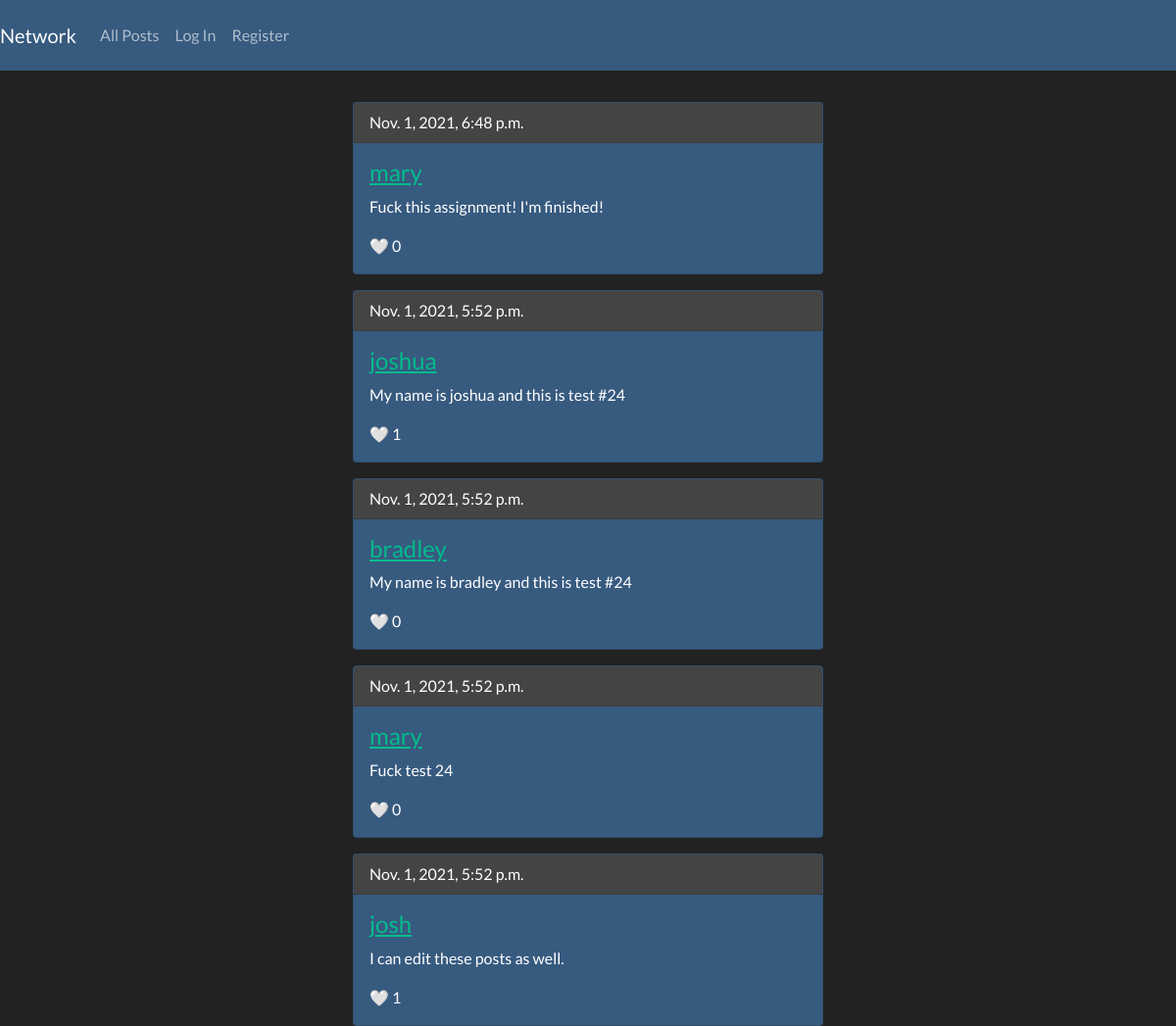
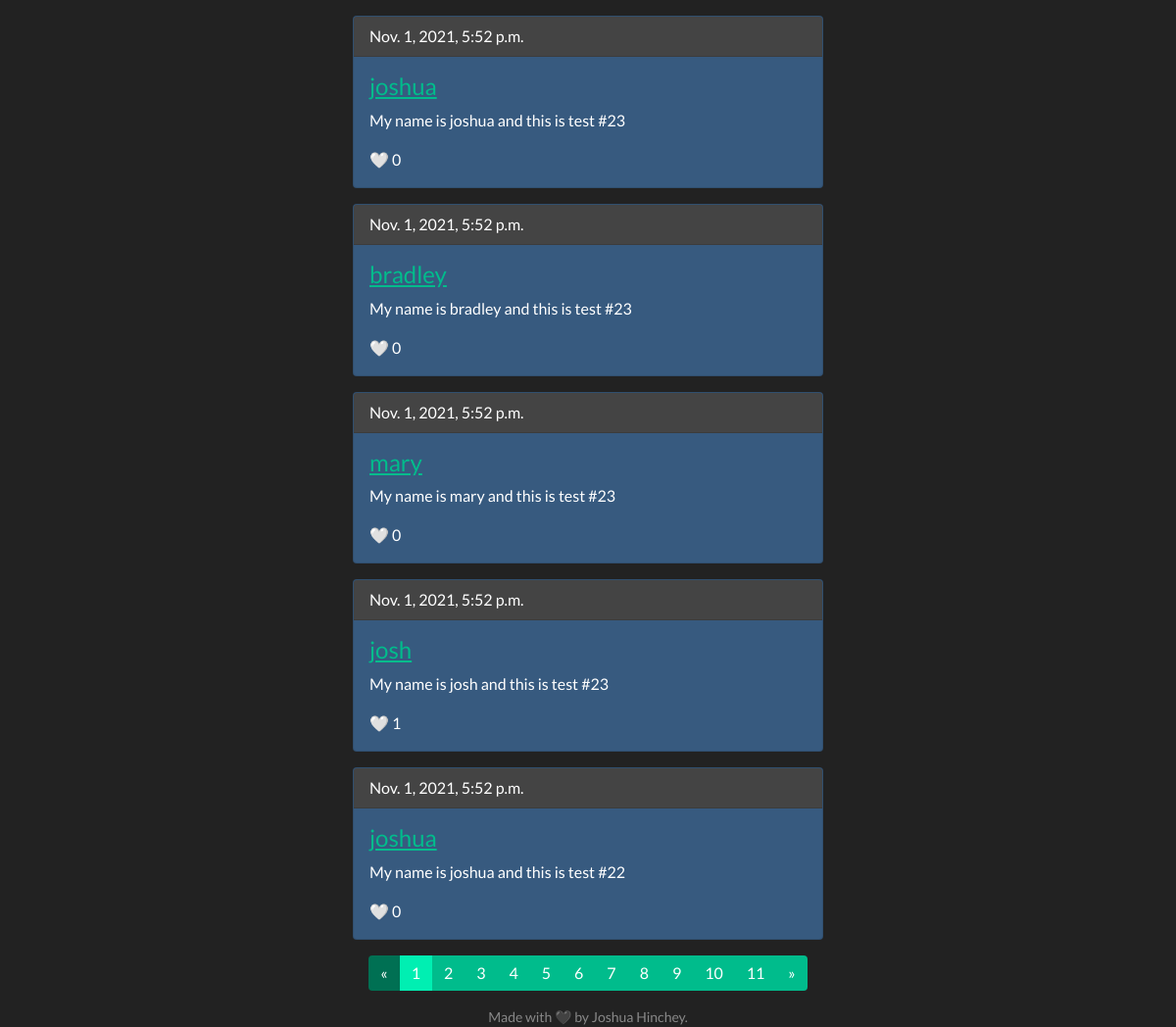
The page / on the database its author committed (2 pictures, top to bottom).
### network/models.py (models this page shows, shortened)
class Post(models.Model):
    user = models.ForeignKey(User, on_delete=CASCADE)
    body = models.TextField(max_length=200, null=False)
    likes = models.ManyToManyField(User, related_name='likes', blank=True)
    timestamp = models.DateTimeField(default=timezone.now)
    def total_likes(self):
        return self.likes.count()

class User(AbstractUser):
    following = models.ManyToManyField("self", related_name='follows', blank=True, symmetrical=False)

### network/views.py (the view)
# urls.py: path("", views.index, name="index"),
def index(request):
    posts = Post.objects.order_by('-timestamp')
    paginator = Paginator(posts, 10)
    page_number = request.GET.get('page')
    page_obj = paginator.get_page(page_number)
    return render(request, "network/index.html", {
        'page_obj': page_obj
    })

### network/templates/network/index.html (shortened to what this page needs)
{% extends "network/layout.html" %}
{% load static %}
{% block body %}
<div class="container-lg">
  {% for post in page_obj %}
    <div class="card text-white mb-3" style="max-width: 30rem; background-color: #375a7f;">
        <div class="card-header">{{ post.timestamp }}</div>
        <div class="card-body">
            <h4 class="card-title"><a href="{% url 'profile' post.user %}">{{ post.user }}</a></h4>
            <p class="card-text" id="post{{ post.id }}body">{{ post.body }}</p>
            {% if user in post.likes.all %}
            <span id="likeSection{{post.id}}"><p class="card-text like" onclick="unlike({{post.id}})">&#129293; {{post.total_likes}}</p></span>
            {% else %}
              <span id="likeSection{{post.id}}"><p class="card-text like" onclick="like({{post.id}})">&#129293; {{post.total_likes}}</p></span>
            {% endif %}
        </div>
    </div>
  {% endfor %}
  <ul class="pagination justify-content-center">
    {% if page_obj.has_previous %}
      <li class="page-item"><a class="page-link" href="?page={{ page_obj.previous_page_number }}">&laquo;</a></li>
    {% else %}
      <li class="page-item disabled"><a class="page-link" href="#">&laquo;</a></li>
    {% endif %}
    {% for i in page_obj.paginator.page_range %}
      {% if page_obj.number == i %}
        <li class="page-item active"><span class="page-link">{{ i }}</span></li>
      {% else %}
        <li class="page-item"><a class="page-link" href="?page={{ i }}">{{ i }}</a></li>
      {% endif %}
    {% endfor %}
    {% if page_obj.has_next %}
      <li class="page-item"><a class="page-link" href="?page={{ page_obj.next_page_number }}">&raquo;</a></li>
    {% else %}
      <li class="page-item disabled"><span class="page-link">&raquo;</span></li>
    {% endif %}
  </ul>
</div>
{% endblock %}

### network/templates/network/layout.html (shortened to what this page needs)
{% load static %}
<!DOCTYPE html>
<html lang="en">
    <head>
        <link href="https://cdn.jsdelivr.net/npm/bootstrap@5.0.2/dist/css/bootstrap.min.css" rel="stylesheet">
        <link rel="stylesheet" href="{% static 'network/bootstrap.min.css' %}">
        <link href="{% static 'network/styles.css' %}" rel="stylesheet">
    </head>
    <body>
        <nav class="navbar navbar-expand-sm navbar-dark navbar-color">
            <a class="navbar-brand mb-auto" href="{% url 'index' %}">Network</a>
            <div>
                <ul class="navbar-nav mr-auto">
                    <li class="nav-item">
                        <a class="nav-link" href="{% url 'index' %}">All Posts</a>
                    </li>
                {% if user.is_authenticated %}
                    <li class="nav-item">
                        <a class="nav-link" href="{% url 'following' %}">Following</a>
                    </li>
                    <li class="nav-item">
                        <a class="nav-link" href="{% url 'logout' %}">Log Out</a>
                    </li>
                    <li class="nav-item">
                        <a class="nav-link" href="{% url 'create' %}">Create Post</a>
                    </li>
                {% else %}
                    <li class="nav-item">
                        <a class="nav-link" href="{% url 'login' %}">Log In</a>
                    </li>
                    <li class="nav-item">
                        <a class="nav-link" href="{% url 'register' %}">Register</a>
                    </li>
                {% endif %}
                </ul>
            </div>
          </nav>
        <div class="body">
            {% block body %}
            {% endblock %}
        </div>
        <footer class="small text-center text-muted">
            Made with &#128420; by Joshua Hinchey.
        </footer>
    </body>
</html>

### network/static/network/styles.css (style rules this page uses)
:root { --bs-blue: #375a7f; --bs-indigo: #6610f2; --bs-purple: #6f42c1; --bs-pink: #e83e8c; --bs-red: #e74c3c; --bs-orange: #fd7e14; --bs-yellow: #f39c12; --bs-green: #00bc8c; --bs-teal: #20c997; --bs-cyan: #3498db; --bs-white: #fff; --bs-gray: #888; --bs-gray-dark: #303030; --bs-gray-100: #f8f9fa; --bs-gray-200: #ebebeb; --bs-gray-300: #dee2e6; --bs-gray-400: #ced4da; --bs-gray-500: #adb5bd; --bs-gray-600: #888; --bs-gray-700: #444; --bs-gray-800: #303030; --bs-gray-900: #222; --bs-primary: #375a7f; --bs-secondary: #444; --bs-success: #00bc8c; --bs-info: #3498db; --bs-warning: #f39c12; --bs-danger: #e74c3c; --bs-light: #adb5bd; --bs-dark: #303030; --bs-primary-rgb: 55, 90, 127; --bs-secondary-rgb: 68, 68, 68; --bs-success-rgb: 0, 188, 140; --bs-info-rgb: 52, 152, 219; --bs-warning-rgb: 243, 156, 18; --bs-danger-rgb: 231, 76, 60; --bs-light-rgb: 173, 181, 189; --bs-dark-rgb: 48, 48, 48; --bs-white-rgb: 255, 255, 255; --bs-black-rgb: 0, 0, 0; --bs-body-color-rgb: 255, 255, 255; --bs-body-bg-rgb: 34, 34, 34; --bs-font-sans-serif: Lato, -apple-system, BlinkMacSystemFont, "Segoe UI", Roboto, "Helvetica Neue", Arial, sans-serif, "Apple Color Emoji", "Segoe UI Emoji", "Segoe UI Symbol"; --bs-font-monospace: SFMono-Regular, Menlo, Monaco, Consolas, "Liberation Mono", "Courier New", monospace; --bs-gradient: linear-gradient(180deg, rgba(255, 255, 255, 0.15), rgba(255, 255, 255, 0)); --bs-body-font-family: var(--bs-font-sans-serif); --bs-body-font-size: 1rem; --bs-body-font-weight: 400; --bs-body-line-height: 1.5; --bs-body-color: #fff; --bs-body-bg: #222; }
body { margin: 0; font-family: var(--bs-body-font-family); font-size: var(--bs-body-font-size); font-weight: var(--bs-body-font-weight); line-height: var(--bs-body-line-height); color: var(--bs-body-color); text-align: var(--bs-body-text-align); background-color: var(--bs-body-bg); -webkit-text-size-adjust: 100%; -webkit-tap-highlight-color: rgba(0, 0, 0, 0); }
body { background-color: #222; }
.navbar-color { background-color: #375a7f; }
.container-lg { padding-top: 2pc; margin-left: auto; margin-right: auto; }
.card { position: relative; display: -ms-flexbox; display: flex; -ms-flex-direction: column; flex-direction: column; min-width: 0; word-wrap: break-word; background-color: #303030; background-clip: border-box; border: 1px solid rgba(0, 0, 0, 0.125); border-radius: 0.25rem; margin-left: auto; margin-right: auto; }
.card-body { -ms-flex: 1 1 auto; flex: 1 1 auto; padding: 1rem 1rem; }
.card-title { margin-bottom: 0.5rem; }
.card-text:last-child { margin-bottom: 0; }
.card-header { padding: 0.5rem 1rem; margin-bottom: 0; background-color: #444; border-bottom: 1px solid rgba(0, 0, 0, 0.125); }
.card-header:first-child { border-radius: calc(0.25rem - 1px) calc(0.25rem - 1px) 0 0; }

### rows shown on the page
Post: timestamp "Nov. 1, 2021, 6:48 p.m.", user "mary", body "Fuck this assignment! I'm finished!", total_likes "0"
Post: timestamp "Nov. 1, 2021, 5:52 p.m.", user "joshua", body "My name is joshua and this is test #24", total_likes "1"
Post: timestamp "Nov. 1, 2021, 5:52 p.m.", user "bradley", body "My name is bradley and this is test #24", total_likes "0"
Post: timestamp "Nov. 1, 2021, 5:52 p.m.", user "mary", body "Fuck test 24", total_likes "0"
Post: timestamp "Nov. 1, 2021, 5:52 p.m.", user "josh", body "I can edit these posts as well.", total_likes "1"
Post: timestamp "Nov. 1, 2021, 5:52 p.m.", user "joshua", body "My name is joshua and this is test #23", total_likes "0"
Post: timestamp "Nov. 1, 2021, 5:52 p.m.", user "bradley", body "My name is bradley and this is test #23", total_likes "0"
Post: timestamp "Nov. 1, 2021, 5:52 p.m.", user "mary", body "My name is mary and this is test #23", total_likes "0"
Post: timestamp "Nov. 1, 2021, 5:52 p.m.", user "josh", body "My name is josh and this is test #23", total_likes "1"
Post: timestamp "Nov. 1, 2021, 5:52 p.m.", user "joshua", body "My name is joshua and this is test #22", total_likes "0"

### other values the page prints
{{ i }} "1"
{{ i }} "2" "3" "4" "5" "6" "7" "8" "9" "10" "11"
